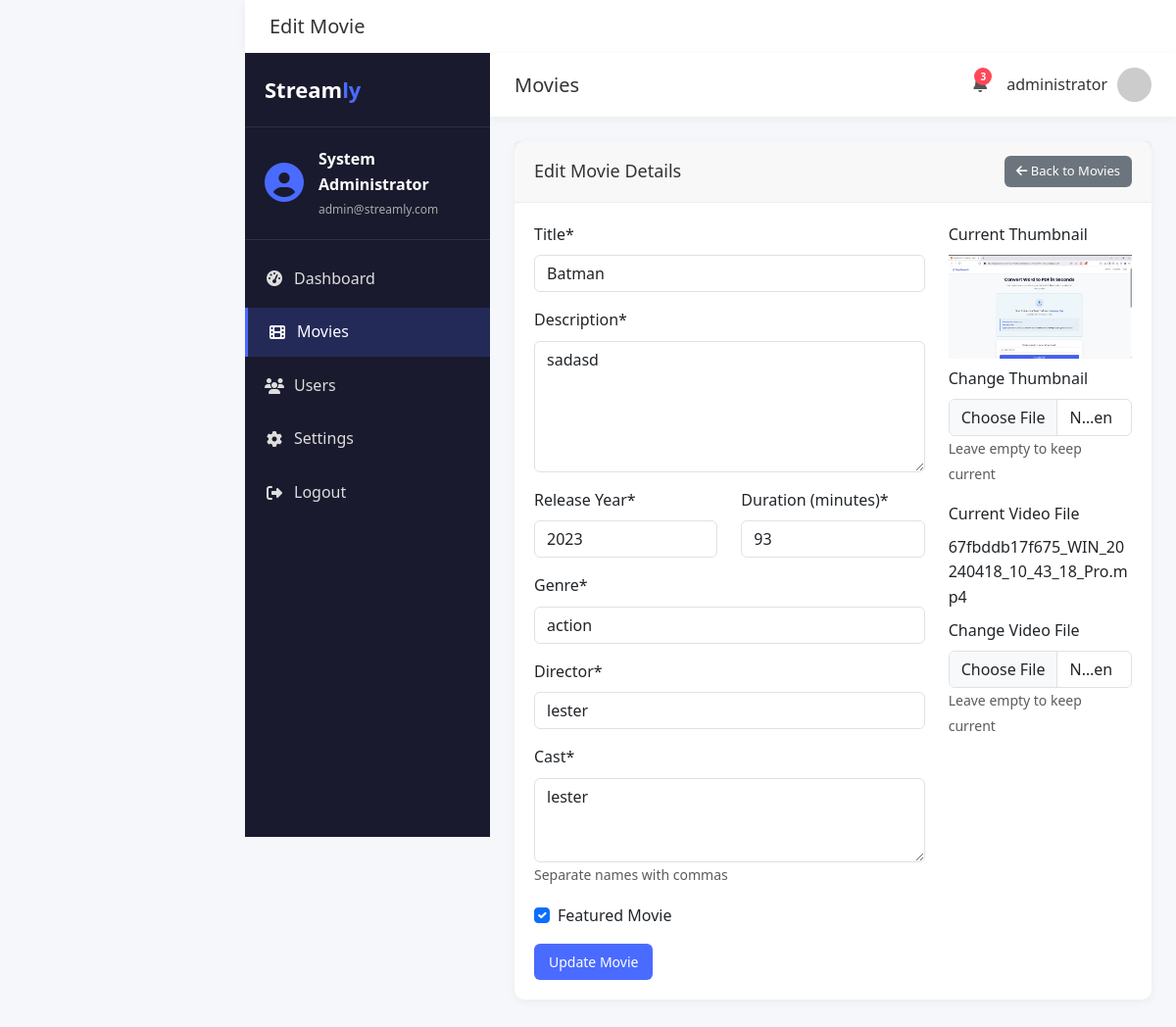
Screenshot of /admin/movie_edit.php?id=1 (signed in) with the database file from the repository.
### tables this page shows
CREATE TABLE `movies` (
  `id` int(11) NOT NULL,
  `title` varchar(255) NOT NULL,
  `description` text NOT NULL,
  `release_year` int(4) NOT NULL,
  `duration` int(11) NOT NULL COMMENT 'in minutes',
  `genre` varchar(100) NOT NULL,
  `director` varchar(255) NOT NULL,
  `cast` text NOT NULL,
  `thumbnail` varchar(255) NOT NULL,
  `video_file` varchar(255) NOT NULL,
  `uploaded_at` datetime NOT NULL DEFAULT current_timestamp(),
  `views` int(11) NOT NULL DEFAULT 0,
  `featured` tinyint(1) NOT NULL DEFAULT 0
);

### admin/theme.php (called while the page is built, shortened)
<?php
function getCurrentTheme() {
    return $_SESSION['theme'];
}
?>

### admin/movie_edit.php (the view, shortened to what this page needs)
<?php
require_once '../include/db.php';
require_once 'theme.php';
$id = (int)$_GET['id'];
$stmt = $conn->prepare("SELECT * FROM movies WHERE id = ?");
$stmt->bind_param("i", $id);
$stmt->execute();
$result = $stmt->get_result();
$movie = $result->fetch_assoc();
$currentTheme = getCurrentTheme();
?>
<!DOCTYPE html>
<html lang="en" data-theme="<?php echo $currentTheme; ?>">
<head>
    <link href="https://cdn.jsdelivr.net/npm/bootstrap@5.3.0/dist/css/bootstrap.min.css" rel="stylesheet">
    <link rel="stylesheet" href="https://cdnjs.cloudflare.com/ajax/libs/font-awesome/6.4.0/css/all.min.css">
    <link rel="stylesheet" href="css/admin.css">
</head>
<body class="admin-dashboard">
    <div class="main-content">
        <header class="admin-header">
            <div class="header-left">
                <h1>Edit Movie</h1>
            </div>
        </header>    </head>
<body class="admin-dashboard">
<body class="admin-dashboard">
<div class="sidebar">
    <div class="sidebar-header">
        <div class="sidebar-logo">Stream<span>ly</span></div>
    </div>
    <div class="sidebar-user">
        <div class="user-avatar">
            <i class="fas fa-user-circle"></i>
        </div>
        <div class="user-info">
            <div class="user-name"><?php echo htmlspecialchars($_SESSION['admin_full_name']); ?></div>
            <div class="user-email"><?php echo htmlspecialchars($_SESSION['admin_email']); ?></div>
        </div>
    </div>
    <nav class="sidebar-nav">
        <ul>
            <li>
                <a href="dashboard.php">
                    <i class="fas fa-tachometer-alt"></i>
                    <span>Dashboard</span>
                </a>
            </li>
            <li class="active">
                <a href="movies.php">
                    <i class="fas fa-film"></i>
                    <span>Movies</span>
                </a>
            </li>
            <li>
                <a href="users.php">
                    <i class="fas fa-users"></i>
                    <span>Users</span>
                </a>
            </li>
            <li>
                <a href="settings.php">
                    <i class="fas fa-cog"></i>
                    <span>Settings</span>
                </a>
            </li>
            <li>
                <a href="logout.php">
                    <i class="fas fa-sign-out-alt"></i>
                    <span>Logout</span>
                </a>
            </li>
        </ul>
    </nav>
</div>
<div class="main-content">
    <header class="admin-header">
        <div class="header-left">
            <h1>Movies</h1>
        </div>
        <div class="header-right">
            <div class="notifications">
                <span class="badge">3</span>
            </div>
            <div class="admin-profile">
                <span><?php echo htmlspecialchars($_SESSION['admin_username']); ?></span>
                <img src="https://ui-avatars.com/api/?name=<?php echo urlencode($_SESSION['admin_full_name']); ?>" alt="Admin">
            </div>
        </div>
    </header>
        <div class="content-wrapper">
            <div class="card">
                <div class="card-header">
                    <h3>Edit Movie Details</h3>
                    <a href="movies.php" class="btn btn-sm btn-secondary">
                        <i class="fas fa-arrow-left"></i> Back to Movies
                    </a>
                </div>
                <div class="card-body">
                    <form method="POST" enctype="multipart/form-data">
                        <div class="row">
                            <div class="col-md-8">
                                <div class="form-group mb-3">
                                    <label class="form-label">Title*</label>
                                    <input type="text" name="title" class="form-control" value="<?php echo htmlspecialchars($movie['title']); ?>" required>
                                </div>
                                <div class="form-group mb-3">
                                    <label class="form-label">Description*</label>
                                    <textarea name="description" class="form-control" rows="5" required><?php echo htmlspecialchars($movie['description']); ?></textarea>
                                </div>
                                <div class="row">
                                    <div class="col-md-6">
                                        <div class="form-group mb-3">
                                            <label class="form-label">Release Year*</label>
                                            <input type="number" name="release_year" class="form-control" min="1900" max="<?php echo date('Y') + 5; ?>" value="<?php echo htmlspecialchars($movie['release_year']); ?>" required>
                                        </div>
                                    </div>
                                    <div class="col-md-6">
                                        <div class="form-group mb-3">
                                            <label class="form-label">Duration (minutes)*</label>
                                            <input type="number" name="duration" class="form-control" min="1" max="600" value="<?php echo htmlspecialchars($movie['duration']); ?>" required>
                                        </div>
                                    </div>
                                </div>
                                <div class="form-group mb-3">
                                    <label class="form-label">Genre*</label>
                                    <input type="text" name="genre" class="form-control" value="<?php echo htmlspecialchars($movie['genre']); ?>" required>
                                </div>
                                <div class="form-group mb-3">
                                    <label class="form-label">Director*</label>
                                    <input type="text" name="director" class="form-control" value="<?php echo htmlspecialchars($movie['director']); ?>" required>
                                </div>
                                <div class="form-group mb-3">
                                    <label class="form-label">Cast*</label>
                                    <textarea name="cast" class="form-control" rows="3" required><?php echo htmlspecialchars($movie['cast']); ?></textarea>
                                    <small class="text-muted">Separate names with commas</small>
                                </div>
                                <div class="form-check mb-3">
                                    <input class="form-check-input" type="checkbox" name="featured" id="featured" <?php echo $movie['featured'] ? 'checked' : ''; ?>>
                                    <label class="form-check-label" for="featured">
                                        Featured Movie
                                    </label>
                                </div>
                            </div>
                            <div class="col-md-4">
                                <div class="form-group mb-3">
                                    <label class="form-label">Current Thumbnail</label>
                                    <img src="../uploads/thumbnails/<?php echo htmlspecialchars($movie['thumbnail']); ?>" class="img-fluid mb-2" alt="Current Thumbnail">
                                    <label class="form-label">Change Thumbnail</label>
                                    <input type="file" name="thumbnail" class="form-control" accept="image/*">
                                    <small class="text-muted">Leave empty to keep current</small>
                                </div>
                                <div class="form-group mb-3">
                                    <label class="form-label">Current Video File</label>
                                    <div class="mb-2"><?php echo htmlspecialchars($movie['video_file']); ?></div>
                                    <label class="form-label">Change Video File</label>
                                    <input type="file" name="video_file" class="form-control" accept="video/*">
                                    <small class="text-muted">Leave empty to keep current</small>
                                </div>
                            </div>
                        </div>
                        <button type="submit" class="btn btn-primary">Update Movie</button>
                    </form>
                </div>
            </div>
        </div>
    </div>
</body>
</html>

### admin/css/admin.css (style rules this page uses)
body { font-family: 'Segoe UI', Tahoma, Geneva, Verdana, sans-serif; background-color: #f5f7fa; color: #333; line-height: 1.6; }
.admin-dashboard { display: flex; min-height: 100vh; }
.sidebar { width: 250px; background-color: #1a1a2e; color: white; transition: all 0.3s; position: fixed; height: 100vh; z-index: 1000; }
.sidebar-header { padding: 20px; border-bottom: 1px solid rgba(255, 255, 255, 0.1); }
.sidebar-logo { font-size: 22px; font-weight: 700; }
.sidebar-logo span { color: #4a6bff; }
.sidebar-user { padding: 20px; display: flex; align-items: center; border-bottom: 1px solid rgba(255, 255, 255, 0.1); }
.user-avatar { margin-right: 15px; }
.user-avatar i { font-size: 40px; color: #4a6bff; }
.user-name { font-weight: 600; margin-bottom: 3px; }
.user-email { font-size: 12px; color: #aaa; }
.sidebar-nav { padding: 15px 0; }
.sidebar-nav ul { list-style: none; padding: 0; margin: 0; }
.sidebar-nav li { margin-bottom: 5px; }
.sidebar-nav a { display: flex; align-items: center; padding: 12px 20px; color: #ddd; text-decoration: none; transition: all 0.3s; }
.sidebar-nav a i { margin-right: 10px; width: 20px; text-align: center; }
.sidebar-nav li.active a { background-color: rgba(74, 107, 255, 0.2); color: white; border-left: 3px solid #4a6bff; }
.main-content { flex: 1; margin-left: 250px; transition: all 0.3s; }
.admin-header { display: flex; justify-content: space-between; align-items: center; padding: 15px 25px; background-color: white; box-shadow: 0 2px 10px rgba(0, 0, 0, 0.05); position: sticky; top: 0; z-index: 100; }
.header-left { display: flex; align-items: center; }
.admin-header h1 { font-size: 20px; margin: 0; color: #333; }
.header-right { display: flex; align-items: center; }
.notifications { position: relative; margin-right: 20px; color: #555; cursor: pointer; }
.notifications .badge { position: absolute; top: -5px; right: -5px; background-color: #ff4757; color: white; border-radius: 50%; width: 18px; height: 18px; font-size: 10px; display: flex; align-items: center; justify-content: center; }
.admin-profile { display: flex; align-items: center; cursor: pointer; }
.admin-profile span { margin-right: 10px; font-weight: 500; }
.admin-profile img { width: 35px; height: 35px; border-radius: 50%; object-fit: cover; }
.content-wrapper { padding: 25px; }
.card { background-color: white; border-radius: 10px; box-shadow: 0 2px 10px rgba(0, 0, 0, 0.05); margin-bottom: 25px; border: none; }
.card-header { padding: 15px 20px; border-bottom: 1px solid #eee; display: flex; justify-content: space-between; align-items: center; }
.card-header h3 { margin: 0; font-size: 18px; color: #333; }
.card-body { padding: 20px; }
.btn { padding: 8px 15px; border-radius: 6px; font-size: 14px; font-weight: 500; border: none; cursor: pointer; transition: all 0.3s; }
.btn-sm { padding: 6px 12px; font-size: 13px; }
.btn-primary { background-color: #4a6bff; color: white; }

### rows the page displays
movies: title "Batman", description "sadasd", release_year "2023", duration "93", genre "action", director "lester", cast "lester", featured "☑", thumbnail (picture), video_file "67fbddb17f675_WIN_20240418_10_43_18_Pro.mp4"

### other values shown
$_SESSION['admin_full_name'] "System Administrator"
$_SESSION['admin_email'] "admin@streamly.com"
$_SESSION['admin_username'] "administrator"
